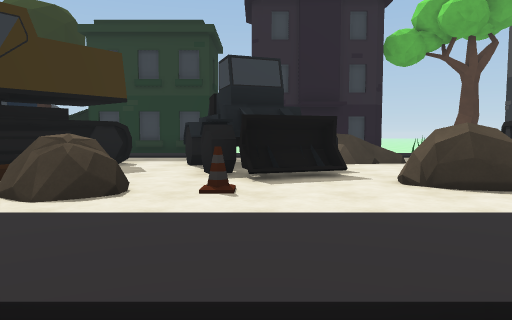
View 1 (above)

23 first-person views from a walk through a Unity game level. The camera is 1.5 m above the floor, tilts 4° down and sees 70° across. The floor is counted in squares, 2 m on a side. Each view is taken from the middle of a square. On the plan, view 1 faces up. The plan holds only what a view shows up to about 11 squares ahead; the rest is blank. The place goes on beyond the plan. The player character is not drawn.

View 2
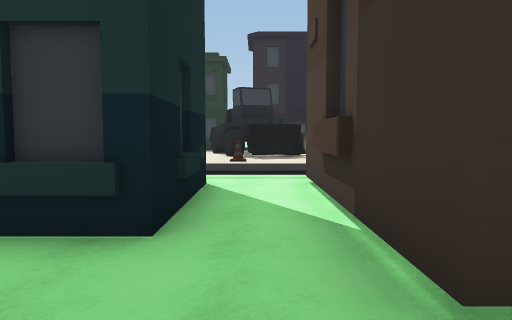

View 3
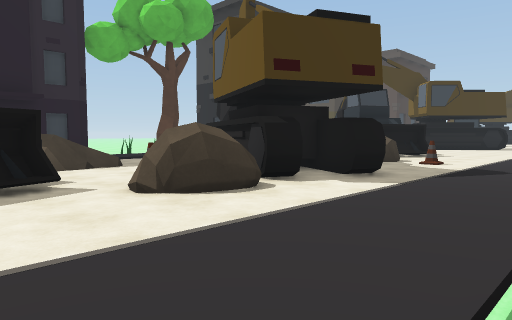

View 4
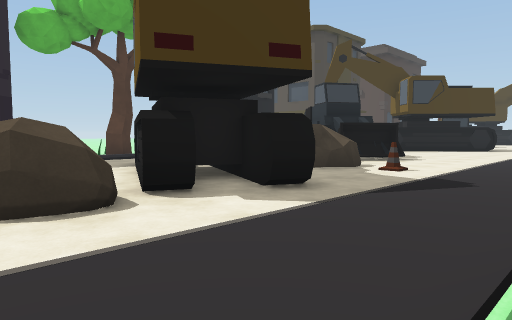

View 5
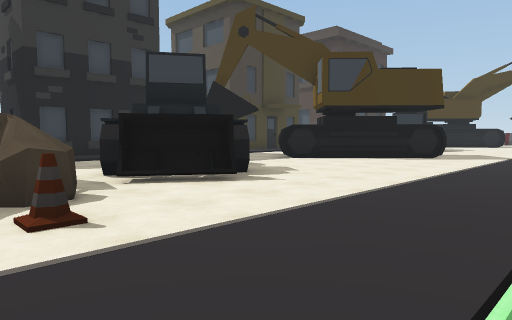

View 6
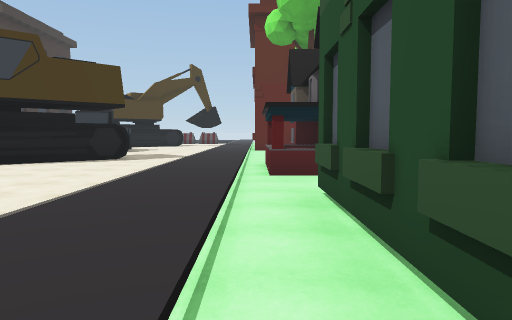

View 7
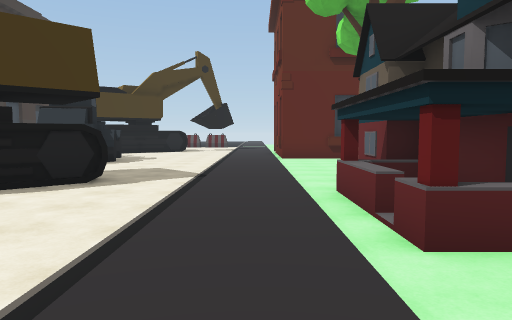

View 8
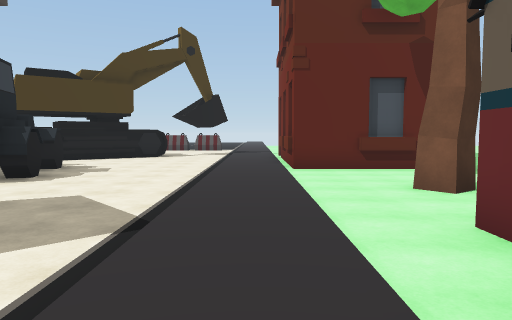

View 9
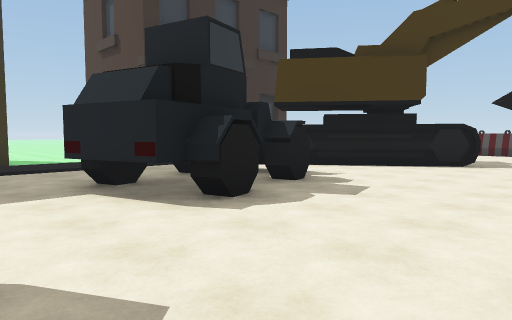

View 10
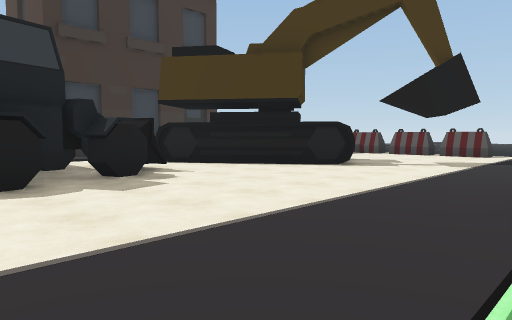

View 11
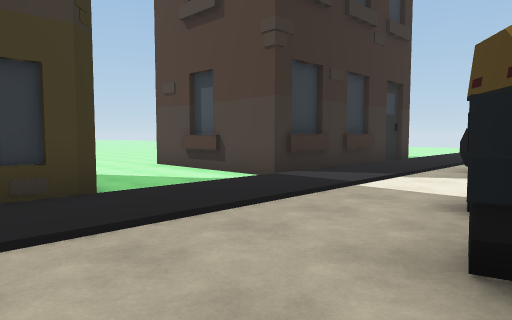

View 12
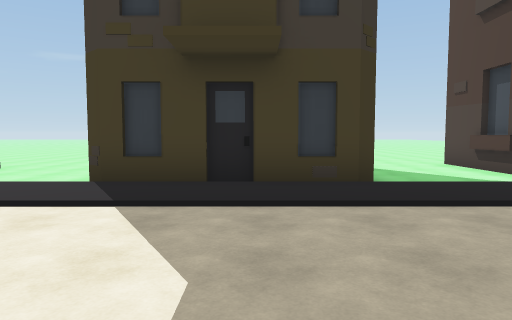

View 13
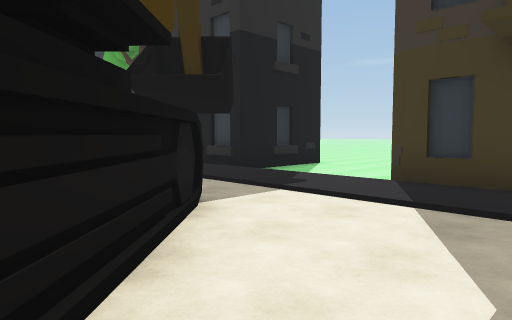

View 14
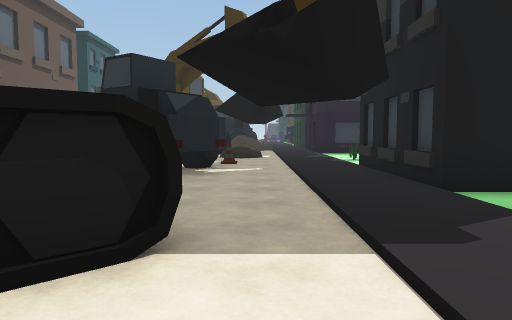

View 15
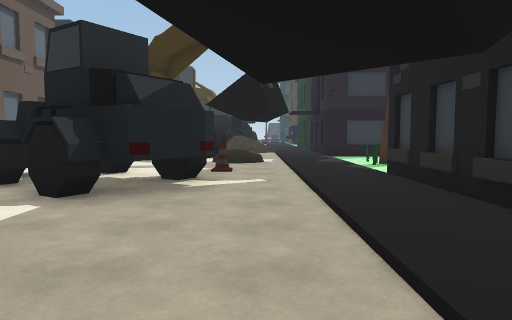

View 16
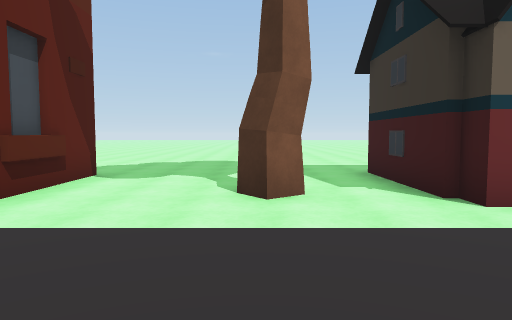

View 17
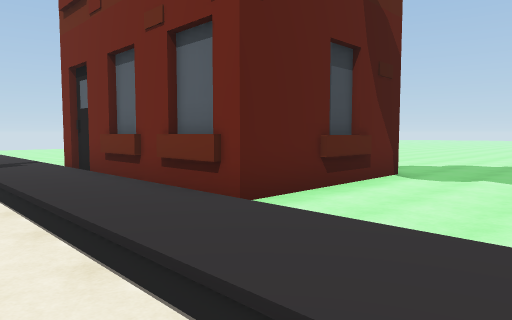

View 18
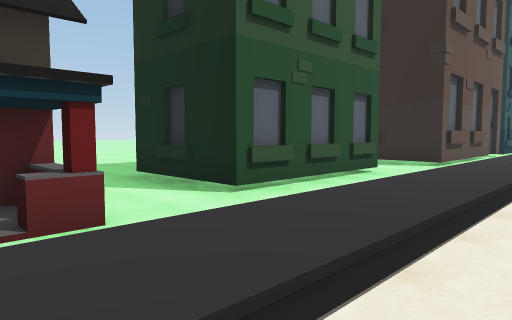

View 19
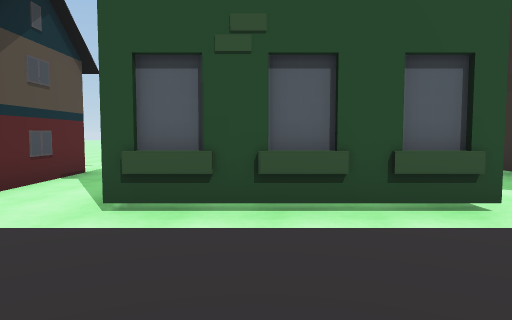

View 20
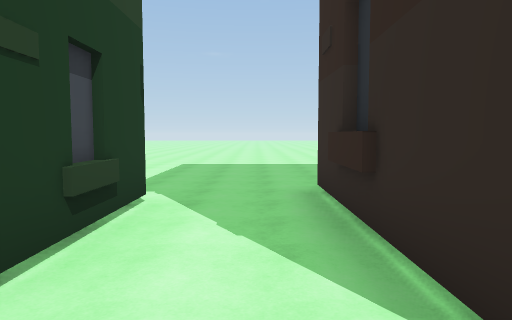

View 21
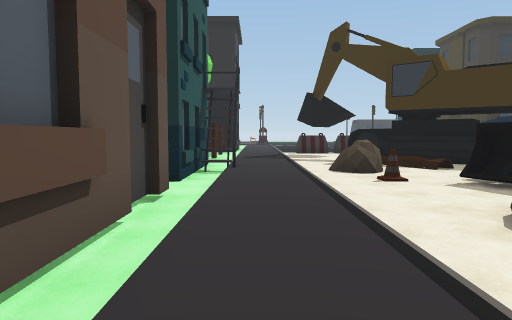

View 22
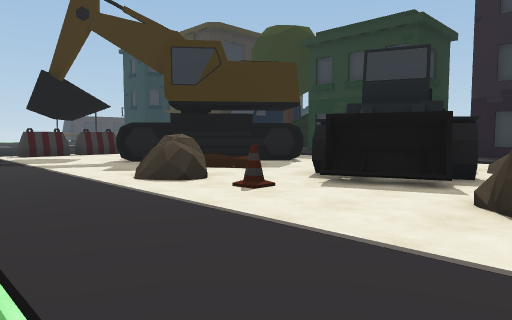

View 23
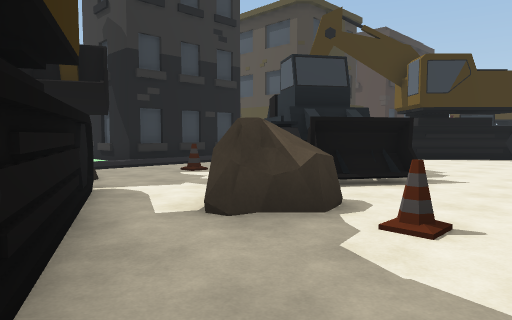

### Floor plan
Key: @ floor where view 1 was taken; # wall or solid block; x gap in a wall; . main floor; : floor 0.25 m higher than the main floor; - floor 0.25 m lower than the main floor; / step, stairs or slope; R rock; C cone; B building; T tree; O other object.
Columns run from 5 left of view 1 to 32 right of it. Each row starts with its distance up from view 1.
 18                    ---        --
 17                    ---       ---B
 16                    B---B     ---
 15                     #--      --B
 14      B       T  #   B--B     ---
 13      #####  -O--###B#---#####---B#B###
 12       .     ..........................
 11       .   ............................
 10   ..  .  ... R....................#.
  9   #.# xR ..#  .C.##....#......##.##
  8 ###.# .....###...##...###...####x##
  7 #/..###.O.####..###...####..####..##
  6 # :.###...###RR.##.....## .........##x
  5 //./...RR###..R.........#.............
  4 ..RR.C.....#..C.......................
  3 //////////////////////////////////////
  2 ../...................................
  1 --/------B-B--------------------B#B###
  0   ###@#     #--###B--BBBBB------
 -1    #B-B     #--# ##--#####--T--B
 -2    ##-#     B--#  #--#    -----B
 -3    ---#     #---  ---#    ------B
 -4     ---     ----  ---#    -------
 -5      -      ----          -- ----

Where each view was taken, in squares from view 1:
view 1: 0 up, 0 right, facing up
view 2: 5 down, 0 right, facing up
view 3: 1 up, 0 right, facing up-right
view 4: 1 up, 2 right, facing up-right
view 5: 1 up, 8 right, facing up-right
view 6: 1 up, 9 right, facing right
view 7: 2 up, 13 right, facing right
view 8: 2 up, 17 right, facing right
view 9: 3 up, 21 right, facing up-right
view 10: 1 up, 23 right, facing up-right
view 11: 8 up, 21 right, facing up-right
view 12: 7 up, 21 right, facing up
view 13: 7 up, 21 right, facing up-left
view 14: 10 up, 20 right, facing left
view 15: 10 up, 18 right, facing left
view 16: 4 up, 23 right, facing down
view 17: 4 up, 23 right, facing down-right
view 18: 4 up, 17 right, facing down-left
view 19: 4 up, 12 right, facing down
view 20: 2 up, 8 right, facing down
view 21: 2 up, 6 right, facing left
view 22: 1 up, 3 right, facing up-left
view 23: 3 up, 6 right, facing up-right
